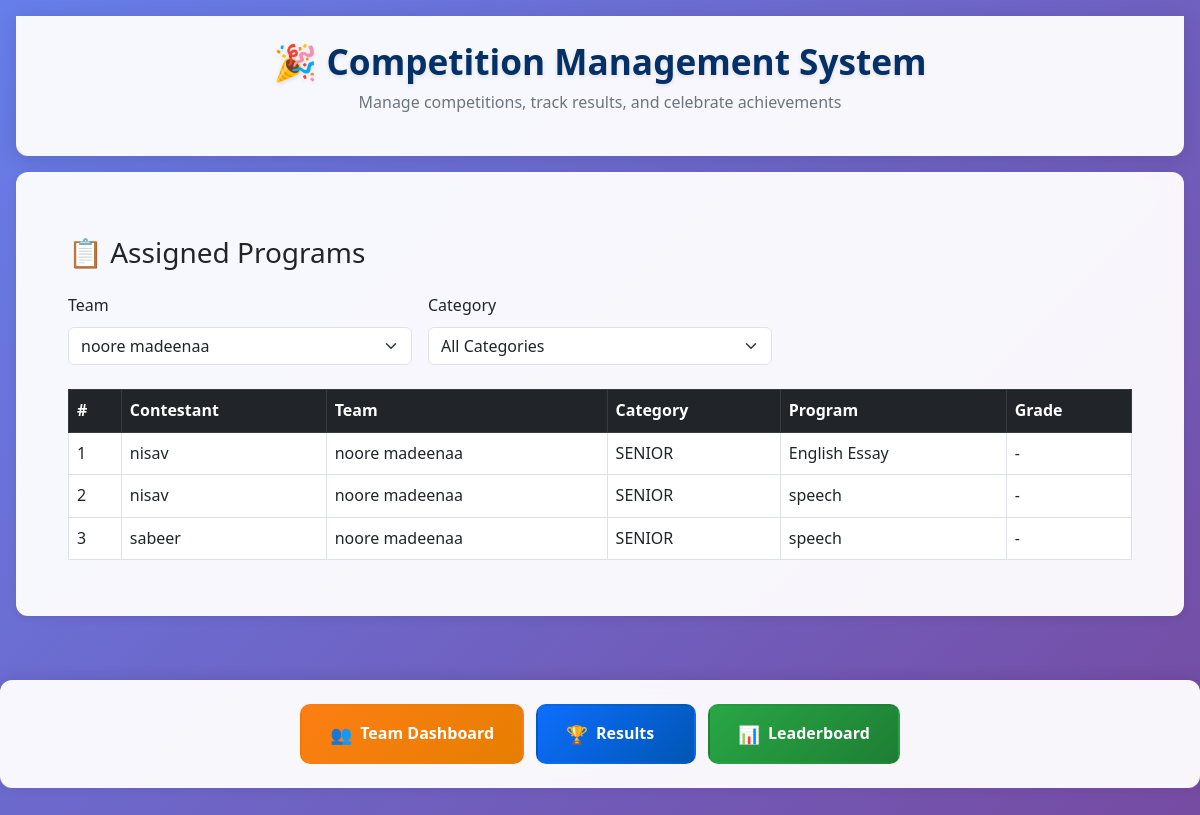
/assigned-programs/ (signed in), run on an earlier commit of the app's database.
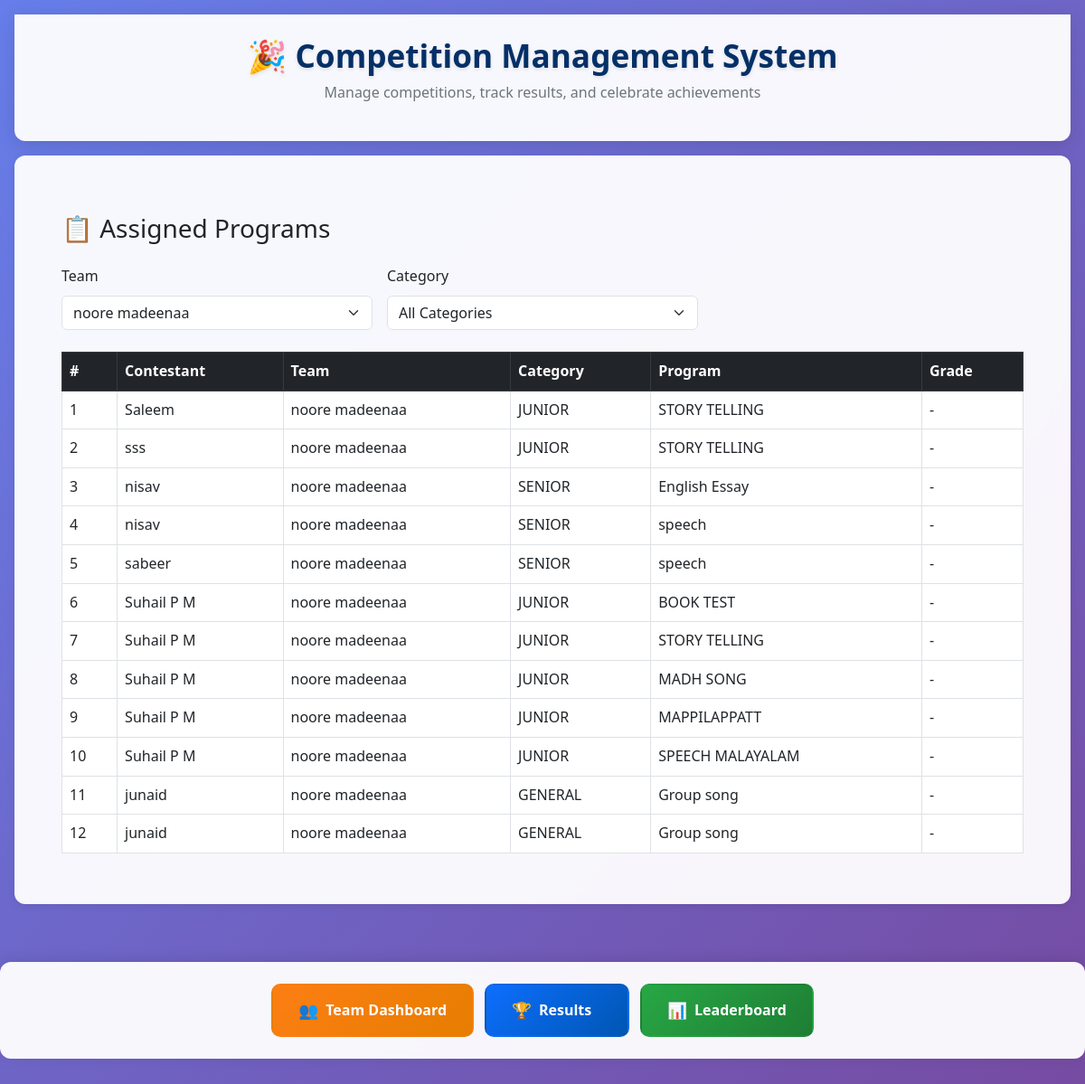
And on a later commit of the database.
### core/models.py (models this page shows, shortened)
class Participation(models.Model):
    contestant = models.ForeignKey(Contestant, on_delete=models.CASCADE)
    program = models.ForeignKey(Program, on_delete=models.CASCADE)
    marks = models.IntegerField(null=True, blank=True)
    rank = models.PositiveIntegerField(null=True, blank=True)
    grade = models.CharField(max_length=1, null=True, blank=True)
    points_awarded = models.BooleanField(default=False)

class Contestant(models.Model):
    chest_no = models.PositiveIntegerField(unique=True, null=True)
    name = models.CharField(max_length=100)
    team = models.ForeignKey(Team, on_delete=models.CASCADE, null=True, blank=True)
    category = models.ForeignKey(Category, on_delete=models.CASCADE, null=True)
    total_points = models.IntegerField(default=0)

class Team(models.Model):
    user = models.OneToOneField(User, on_delete=models.CASCADE)
    name = models.CharField(max_length=100)
    total_points = models.IntegerField(default=0)

class Category(models.Model):
    name = models.CharField(max_length=100)

class Program(models.Model):
    name = models.CharField(max_length=100)
    category = models.ForeignKey(Category, on_delete=models.CASCADE)
    is_group = models.BooleanField(default=False, null=True)

### core/views.py (the view)
# urls.py: path('assigned-programs/', views.view_assigned_programs, name='assigned_programs'),
@login_required
def view_assigned_programs(request):
    team_id = request.GET.get('team')
    category_id = request.GET.get('category')
    participations = Participation.objects.select_related(
        'contestant__team', 'contestant__category', 'program__category'
    )
    if hasattr(request.user, 'team'):
        team_id = request.user.team.id
        participations = participations.filter(contestant__team_id=team_id)
    elif team_id:
        participations = participations.filter(contestant__team_id=team_id)
    if category_id:
        participations = participations.filter(
            Q(contestant__category_id=category_id) | Q(program__category_id=category_id)
        )
    context = {
        'participations': participations.order_by('contestant__team__name'),
        'teams': Team.objects.all(),
        'categories': Category.objects.all(),
        'selected_team': int(team_id) if team_id else '',
        'selected_category': int(category_id) if category_id else '',
    }
    return render(request, 'assigned_programs.html', context)

### templates/assigned_programs.html (shortened to what this page needs)
{% extends 'base.html' %}
{% load static %}
{% block content %}
<div class="container mt-4">
    <h3 class="mb-4">📋 Assigned Programs</h3>
    <form method="get" id="filter-form" class="row g-3">
        <div class="col-md-6 col-lg-4">
            <label for="id_team" class="form-label">Team</label>
            <select name="team" id="id_team" class="form-select">
                {% for team in teams %}
                    <option value="{{ team.id }}" {% if team.id == selected_team %}selected{% endif %}>{{ team.name }}</option>
                {% endfor %}
            </select>
        </div>
        <div class="col-md-6 col-lg-4">
            <label for="id_category" class="form-label">Category</label>
            <select name="category" id="id_category" class="form-select">
                <option value="">All Categories</option>
            </select>
        </div>
    </form>
    <div class="table-responsive mt-4">
        <table class="table table-bordered table-hover align-middle">
            <thead class="table-dark">
                <tr>
                    <th>#</th>
                    <th>Contestant</th>
                    <th>Team</th>
                    <th>Category</th>
                    <th>Program</th>
                    <th>Grade</th>
                </tr>
            </thead>
            <tbody>
                {% for participation in participations %}
                    <tr>
                        <td>{{ forloop.counter }}</td>
                        <td>{{ participation.contestant.name }}</td>
                        <td>{{ participation.contestant.team.name }}</td>
                        <td>{{ participation.contestant.category.name }}</td>
                        <td>{{ participation.program.name }}</td>
                        <td>{{ participation.grade|default:"-" }}</td>
                    </tr>
                {% empty %}
                    <tr>
                        <td colspan="6" class="text-center text-muted">No participations found.</td>
                    </tr>
                {% endfor %}
            </tbody>
        </table>
    </div>
</div>
{% endblock %}

What changed in the data, as far as the page shows it:
added Participation: contestant.name "Saleem", contestant.team.name "noore madeenaa", contestant.category.name "JUNIOR", program.name "STORY TELLING", grade "-"
added Participation: contestant.name "sss", contestant.team.name "noore madeenaa", contestant.category.name "JUNIOR", program.name "STORY TELLING", grade "-"
added Participation: contestant.name "Suhail P M", contestant.team.name "noore madeenaa", contestant.category.name "JUNIOR", program.name "BOOK TEST", grade "-"
added Participation: contestant.name "Suhail P M", contestant.team.name "noore madeenaa", contestant.category.name "JUNIOR", program.name "STORY TELLING", grade "-"
added Participation: contestant.name "Suhail P M", contestant.team.name "noore madeenaa", contestant.category.name "JUNIOR", program.name "MADH SONG", grade "-"
added Participation: contestant.name "Suhail P M", contestant.team.name "noore madeenaa", contestant.category.name "JUNIOR", program.name "MAPPILAPPATT", grade "-"
added Participation: contestant.name "Suhail P M", contestant.team.name "noore madeenaa", contestant.category.name "JUNIOR", program.name "SPEECH MALAYALAM", grade "-"
added Participation: contestant.name "junaid", contestant.team.name "noore madeenaa", contestant.category.name "GENERAL", program.name "Group song", grade "-"
added Participation: contestant.name "junaid", contestant.team.name "noore madeenaa", contestant.category.name "GENERAL", program.name "Group song", grade "-"
